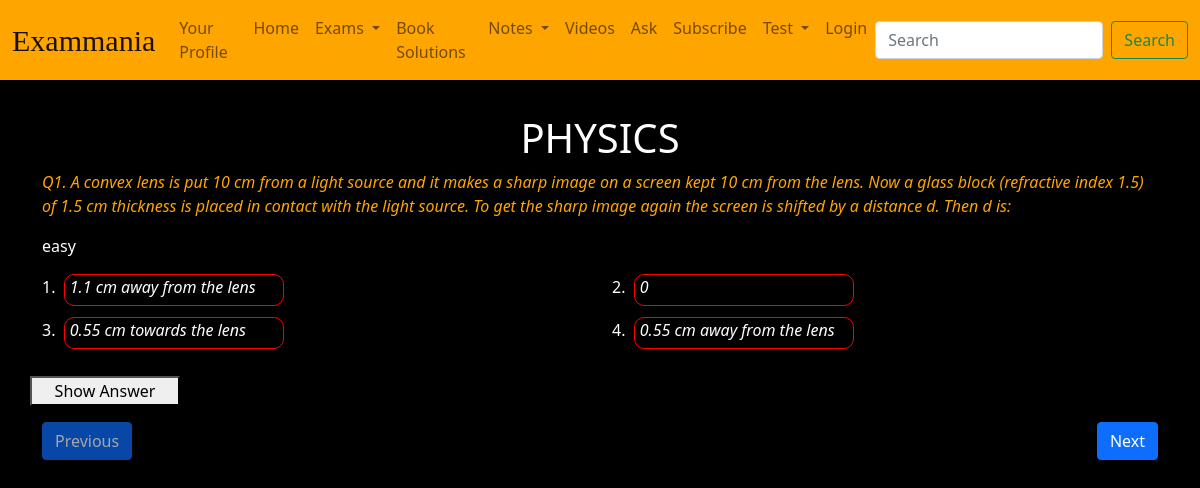
The app's page /home/exam-solution/jee_mains/2019/0/ with its own data.
### main/models.py (models this page shows, shortened)
class ExamQuestion(models.Model):
    DIFFICULTY_CHOICES = (
        ('easy', 'Easy'),
        ('medium', 'Medium'),
        ('hard', 'Hard'),
    )
    SUBJECT_CHOICES=(
        ('physics', 'Physics'),
        ('chemistry', 'Chemistry'),
        ('math', 'Math'),
    )
    body= models.TextField(unique=True)
    answer= models.TextField(default=None)
    options= models.ManyToManyField(ExamQuestionOptions, related_name="options")
    correct_options = models.ManyToManyField(ExamQuestionOptions, related_name="correct_options")
    subject= models.CharField(max_length=25, choices=SUBJECT_CHOICES, default='physics')
    difficulty_level= models.CharField(max_length=20, choices=DIFFICULTY_CHOICES, default='medium')

class ExamQuestionOptions(models.Model):
    content= models.TextField(unique=True)

### main/views.py (the view)
# urls.py: path("exam-solution/<str:exam_name>/<int:year>/<int:question_no>/", views.exam_solution, name="exam_solution"),
def exam_solution(request, exam_name, year, question_no):
    Exam_object=Exam.objects.get(name=exam_name, year=year)
    Question=Exam_object.questions.all()
    question= Question[question_no]
    no = question_no + 1
    dic= {
      "year": year,
      "name": exam_name,
      "body": question.body,
      "answer":question.answer,
      "options":question.options.all(),
      "correct_options":question.correct_options.all(),
      "subject":question.subject,
      "level":question.difficulty_level,
      "no":no
    }
    return render(request, "main/exam.html", dic)

### templates/main/exam.html (shortened to what this page needs)
{% extends "main/base.html" %}
{% block body %}
<div id="mainblock" class="container body">
  <h1 style="text-align:center">{{subject|upper}}</h1>
  <p style="font-style: italic;color:orange;font-size: 1em;">Q{{no}}.&nbsp;{{body|safe}}</p>
  <p style="font-size: o.8em;">{{level}}</p>
</div>
<div class="container options">
  <div class="row">
    {% for option in options %}
    <div class="col-lg-6 col-md-6 col-sm-12">
      <span style="display: inline-block; height: 2em;margin-bottom: 10px;">{{forloop.counter}}.&nbsp;</span>
      {% if option in correct_options %}
      <span
        style="font-style: italic; font-size: 1em; display: inline-block; height: 2em; border: 1px solid red; margin-bottom:10px; padding-left: 5px; padding-right: 10px; border-radius: 10px; width: 220px;"
        class="answer">{{ option.content|safe }}</span>
      {% else %}
      <span
        style="font-style: italic; font-size: 1em; display: inline-block; height: 2em; border: 1px solid red; margin-bottom:10px; padding-left: 5px; padding-right: 10px; border-radius: 10px; width: 220px;"
        class="wrong">{{ option.content|safe }}</span>
      {% endif %}
    </div>
    {% endfor %}
  </div>
</div>
<div class="container mt-3">
  <div class="row">
    <button type="button" onclick="showAnswer()" style="width:150px">Show Answer</button>
  </div>
</div>
<div class="container mt-3">
  <nav aria-label="Page navigation example">
    <ul class="pagination justify-content-between">
      <li class="page-item">
        {% if no == 1 %}
        <form method="get" action="{% url 'main:exam_solution' name year no %}">
          <button type="submit" class="btn btn-primary disabled">Previous</button>
        </form>
        {% else %}
        <form method="get" action="{% url 'main:exam_solution' name year no|add:-2 %}">
          <button type="submit" class="btn btn-primary">Previous</button>
        </form>
        {% endif %}
      </li>
      {% if no == 90 %}
      <li class="page-item">
        <form method="get" action="{% url 'main:exam_solution' name year no|add:-1 %}">
          <button type="submit" class="btn btn-primary disabled">Next</button>
        </form>
        {% else %}
      <li class="page-item">
        <form method="get" action="{% url 'main:exam_solution' name year no %}">
          <button type="submit" class="btn btn-primary">Next</button>
        </form>
        {% endif %}
      </li>
    </ul>
  </nav>
</div>
{% endblock %}

### main/static/main/css/base.css (style rules this page uses)
body { background-color: black; color: white; }
#mainblock { margin-top: 90px; }

### templates/main/base.html (style rules this page uses)
body { background-image: url(/static/main/images/darkened.png); background-attachment: fixed; background-position: center; background-size: cover; }

### records on screen
ExamQuestion: subject "PHYSICS", body "A convex lens is put 10 cm from a light source and it makes a sharp image on a screen kept 10 cm from the lens. Now a glass block (refractive index 1.5) of 1.5 cm thickness is placed in contact with the light source. To get the sharp image again the screen is shifted by a distance d. Then d is:", difficulty_level "easy"
ExamQuestionOptions: content "1.1 cm away from the lens"
ExamQuestionOptions: content "0"
ExamQuestionOptions: content "0.55 cm towards the lens"
ExamQuestionOptions: content "0.55 cm away from the lens"

### other values on screen
{{ no }} "1"
